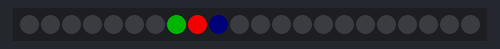
A sketch run on a simulated Arduino Uno, built with avr-gcc and run on an emulated ATmega328P. Shown: 22 RGB LEDs in strip order, left to right. Dim RGB values are drawn brighter than linear; colours are those a GRB WS2812 strip shows for the declared byte order.

Above: at 0.15 s.
At 7.96 s:
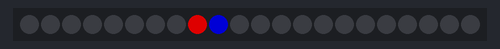
At 35.29 s:
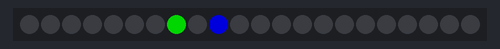

The sketch:

FastLed2.ino
```cpp
#include "FastLED.h"

#define NUM_LEDS 22
#define DATA_PIN 5
#define TWO_HUNDRED_PI 628
#define TWO_THIRDS_PI 2.094

CRGB leds[NUM_LEDS];

int val1 = 0;
int val2 = 0;
int val3 = 0;

void setup() {
    FastLED.addLeds<WS2812B, DATA_PIN, RGB>(leds, NUM_LEDS);
}

void loop() {
    for(int i=0; i<TWO_HUNDRED_PI; i++){
        val1 = round(255/2.0*(sin(i/100.0)+1));
        val2 = round(255/2.0*(sin(i/100.0+TWO_THIRDS_PI)+1));
        val3 = round(255/2.0*(sin(i/100.0-TWO_THIRDS_PI)+1));

        leds[7] = CHSV(0, 255, val1);
        leds[8] = CHSV(96, 255, val2);
        leds[9] = CHSV(160, 255, val3);

        FastLED.show();

        delay(1);
    }
}
```
